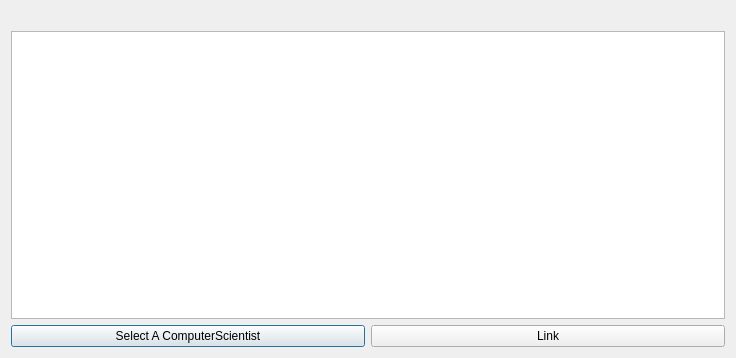
<?xml version="1.0" encoding="UTF-8"?>
<ui version="4.0">
 <class>AddLink</class>
 <widget class="QDialog" name="AddLink">
  <property name="geometry">
   <rect>
    <x>0</x>
    <y>0</y>
    <width>736</width>
    <height>358</height>
   </rect>
  </property>
  <property name="windowTitle">
   <string>Dialog</string>
  </property>
  <layout class="QVBoxLayout" name="verticalLayout">
   <item>
    <widget class="QLabel" name="message">
     <property name="text">
      <string/>
     </property>
    </widget>
   </item>
   <item>
    <widget class="QTableWidget" name="table_linking">
     <property name="selectionMode">
      <enum>QAbstractItemView::SingleSelection</enum>
     </property>
     <property name="selectionBehavior">
      <enum>QAbstractItemView::SelectRows</enum>
     </property>
     <attribute name="verticalHeaderVisible">
      <bool>false</bool>
     </attribute>
    </widget>
   </item>
   <item>
    <layout class="QHBoxLayout" name="horizontalLayout">
     <item>
      <widget class="QPushButton" name="button_select">
       <property name="text">
        <string>Select A ComputerScientist</string>
       </property>
      </widget>
     </item>
     <item>
      <widget class="QPushButton" name="button_Link">
       <property name="text">
        <string>Link</string>
       </property>
      </widget>
     </item>
    </layout>
   </item>
  </layout>
 </widget>
 <resources/>
 <connections/>
</ui>
